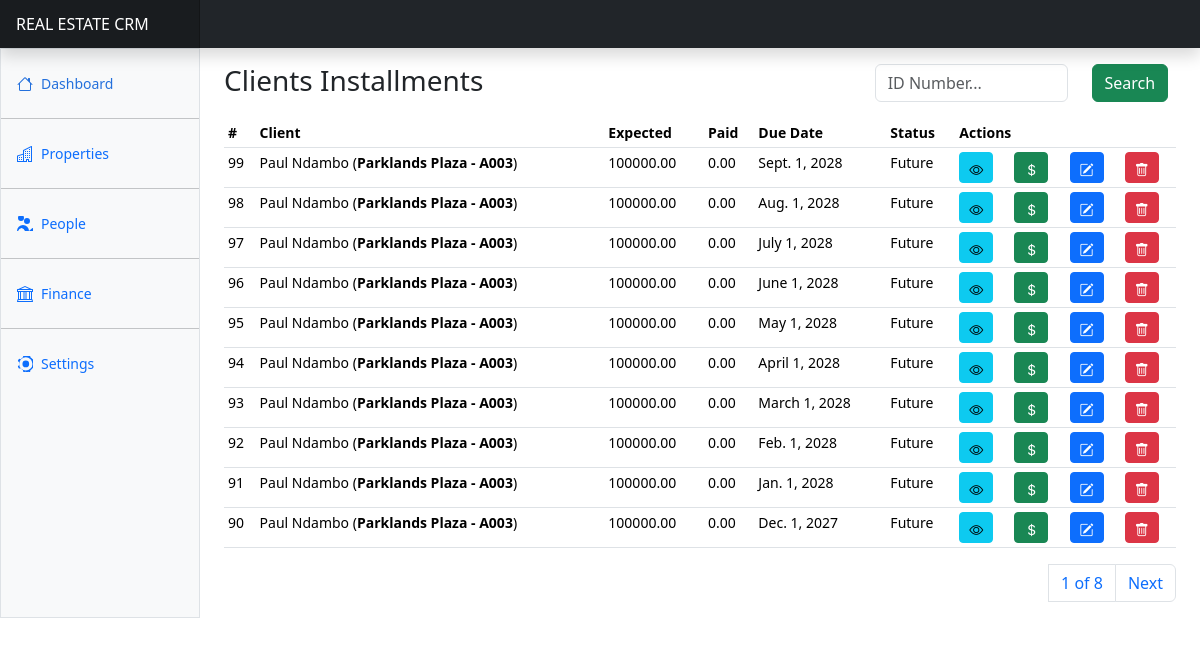
The app's page /finance/installments/ (signed in), older data.
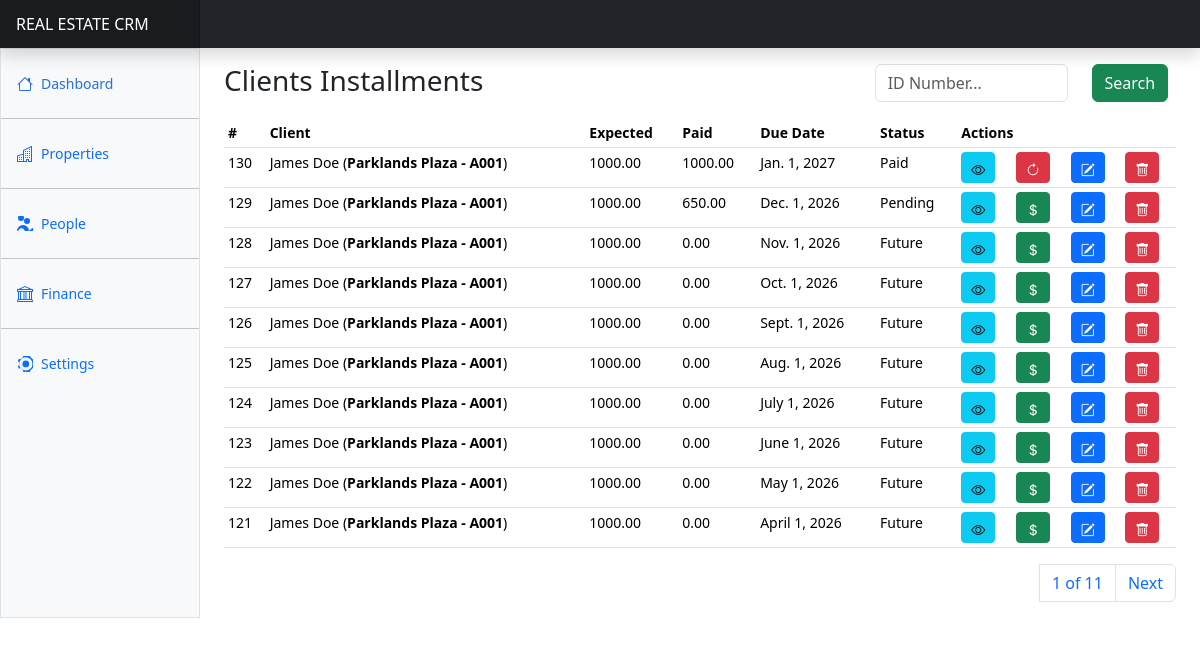
The same page, newer data.
### apps/finance/models.py (models this page shows, shortened)
class ClientInstallment(AbstractBaseModel):
    client = models.ForeignKey(
        "users.Client", on_delete=models.CASCADE, related_name="clienstallments"
    )
    payment_plan = models.ForeignKey(
        ClientPaymentPlan, on_delete=models.CASCADE, related_name="planinstallments"
    )
    amount_expected = models.DecimalField(max_digits=100, decimal_places=2)
    amount_paid = models.DecimalField(max_digits=100, decimal_places=2, default=0)
    date_expected = models.DateField(null=True)
    paid = models.BooleanField(default=False)
    status = models.CharField(
        max_length=255, choices=INSTALLMENT_STATUSES, default="Future"
    )
    @property
    def amount_to_pay(self):
        return self.amount_expected - self.amount_paid

class ClientPaymentPlan(AbstractBaseModel):
    client = models.ForeignKey("users.Client", on_delete=models.CASCADE, related_name="clientpaymentplans")
    unit = models.ForeignKey("properties.PropertyUnit", on_delete=models.SET_NULL, null=True)
    booking_fee = models.DecimalField(max_digits=100, decimal_places=2, default=0)
    deposit_fee = models.DecimalField(max_digits=100, decimal_places=2, default=0)
    period = models.IntegerField(default=1)
    installment_amount = models.DecimalField(max_digits=100, decimal_places=2, default=0)
    total_amount = models.DecimalField(max_digits=100, decimal_places=2, default=0)
    first_repayment_date = models.DateField(null=True)
    fully_paid = models.BooleanField(default=False)
    def __str__(self):
        return self.client.name

### apps/users/models.py (models this page shows)
class Client(AbstractBaseModel):
    name = models.CharField(max_length=255)
    email = models.EmailField(null=True)
    phone_number = models.CharField(max_length=255)
    id_number = models.CharField(max_length=255, null=True)
    kra_pin = models.CharField(max_length=255, null=True)
    gender = models.CharField(max_length=255)
    address = models.CharField(max_length=255, null=True)
    city = models.CharField(max_length=255, null=True)
    country = models.CharField(max_length=255, null=True)
    id_copy = models.FileField(upload_to="client_ids/", null=True)
    kra_certificate = models.FileField(upload_to="kra_cerificates/", null=True)
    photo = models.ImageField(upload_to="client_photos/", null=True)
    def __str__(self):
        return self.name

### apps/properties/models.py (models this page shows)
class PropertyUnit(AbstractBaseModel):
    unit_number = models.CharField(max_length=255)
    property = models.ForeignKey(
        Property, on_delete=models.CASCADE, related_name="propertyunits"
    )
    client = models.ForeignKey("users.Client", on_delete=models.SET_NULL, null=True)
    cost = models.DecimalField(max_digits=100, decimal_places=2, default=0)
    booking_fee = models.DecimalField(max_digits=100, decimal_places=2, default=0)
    deposit_fee = models.DecimalField(max_digits=100, decimal_places=2, default=0)
    unit_status = models.CharField(
        max_length=255, choices=UNIT_STATUSES, default="Available"
    )
    def __str__(self):
        return self.unit_number

class Property(AbstractBaseModel):
    name = models.CharField(max_length=255)
    property_type = models.CharField(max_length=255, choices=PROPERTY_TYPES)
    location = models.CharField(max_length=255)
    town = models.CharField(max_length=255, null=True)
    county = models.CharField(max_length=255, null=True)
    total_units = models.IntegerField(default=1)
    total_cost = models.DecimalField(max_digits=100, decimal_places=2)
    image = models.ImageField(upload_to="property_images/", null=True)
    title_deed = models.FileField(upload_to="property_title_deeds/", null=True)
    sold_out = models.BooleanField(default=False)
    booking_fee = models.DecimalField(max_digits=100, decimal_places=2, default=0)
    deposit_fee = models.DecimalField(max_digits=100, decimal_places=2, default=0)
    def __str__(self):
        return self.name

### apps/finance/installments/views.py (the view)
# urls.py: path("installments/", installments, name="installments"),
@login_required(login_url="/users/login")
def installments(request):
    installments = ClientInstallment.objects.all().order_by("-created")
    if request.method == "POST":
        id_number = request.POST.get("search_text")
        installments = ClientInstallment.objects.filter(
            Q(client__id_number__icontains=id_number)
        )
    paginator = Paginator(installments, 10)
    page_number = request.GET.get("page")
    page_obj = paginator.get_page(page_number)
    context = {
        "page_obj": page_obj,
        "installment_statuses": INSTALLMENT_STATUSES,
        "payment_methods": PAYMENT_METHODS,
        "payment_reasons": PAYMENT_REASONS,
    }
    return render(request, "finance/installments/installments.html", context)

### templates/finance/installments/installments.html (shortened to what this page needs)
{% extends "base.html" %}
{% block content %}
<div class="row">
    <div class="col-8">
        <h3>Clients Installments</h3>
    </div>
    <div class="col-4">
      <form method="POST">
        <div class="input-group mb-3">
          <div class="row">
            <div class="col-8">
              <input type="text" class="form-control" name="search_text" id="search_text" required placeholder="ID Number..." >
            </div>
            <div class="col-4">
              <button class="btn btn-success">Search</button>
            </div>
          </div>
        </div>
      </form>
    </div>
</div>
      <div class="table-responsive small">
        {% include "includes/installments_table.html" %}
        <div>
          <nav aria-label="Page navigation example">
            <ul class="pagination justify-content-end">
              <a class="page-link" href="#">{{ page_obj.number }} of {{ page_obj.paginator.num_pages }}</a>
              {% if page_obj.has_next %}
              <li class="page-item"><a class="page-link" href="?page={{ page_obj.next_page_number }}">Next</a></li>
              {% endif %}
            </ul>
          </nav>
        </div>
      </div>
{% endblock content %}

### templates/includes/installments_table.html (shortened to what this page needs)
<table class="table table-sm">
    <thead>
      <tr>
        <th scope="col">#</th>
        <th scope="col">Client</th>
        <th scope="col">Expected</th>
        <th scope="col">Paid</th>
        <th scope="col">Due Date</th>
        <th scope="col">Status</th>
        <th scope="col" colspan="4">Actions</th>
      </tr>
    </thead>
    <tbody>
      {% for installment in page_obj %}
      <tr>
        <td>{{installment.id}}</td>
        <td>{{installment.client}} (<b>{{installment.payment_plan.unit.property}} - {{installment.payment_plan.unit}}</b>)</td>
        <td>{{installment.amount_expected}}</td>
        <td>{{installment.amount_paid}}</td>
        <td>{{installment.date_expected}}</td>
        <td>{{installment.status}}</td>
        <td><a href="#" class="btn btn-info btn-sm" data-bs-toggle="modal" data-bs-target="#installmentDetailsModal{{ installment.id }}">
          <i class="bi bi-eye"></i>
        </a></td>
        <td>
          {% if installment.paid %}
          <a href="#" class="btn btn-danger btn-sm">
            <i class="bi bi-arrow-clockwise"></i>
          </a>
          {% else %}
            <a href="#" class="btn btn-success btn-sm" data-bs-toggle="modal" data-bs-target="#payInstallmentModal{{ installment.id }}">
              <i class="bi bi-currency-dollar"></i>
            </a>
          {% endif %}
        </td>
        <td><a class="btn btn-primary btn-sm" data-bs-toggle="modal" data-bs-target="#markInstallmentModal{{ installment.id }}">
          <i class="bi bi-pencil-square"></i>
        </a></td>
        <td><a class="btn btn-danger btn-sm" data-bs-toggle="modal" data-bs-target="#deleteInstallmentModal{{ installment.id }}">
          <i class="bi bi-trash"></i>
        </a></td>
      </tr>
      {% endfor %}
    </tbody>
  </table>

Row changes from the older to the newer data that the page shows:
no longer on this page (row unchanged): ClientInstallment: id "99", client "Paul Ndambo", payment_plan.unit.property "Parklands Plaza", payment_plan.unit "A003", amount_expected "100000.00", amount_paid "0.00", date_expected "Sept. 1, 2028", status "Future"
no longer on this page (row unchanged): ClientInstallment: id "98", client "Paul Ndambo", payment_plan.unit.property "Parklands Plaza", payment_plan.unit "A003", amount_expected "100000.00", amount_paid "0.00", date_expected "Aug. 1, 2028", status "Future"
no longer on this page (row unchanged): ClientInstallment: id "97", client "Paul Ndambo", payment_plan.unit.property "Parklands Plaza", payment_plan.unit "A003", amount_expected "100000.00", amount_paid "0.00", date_expected "July 1, 2028", status "Future"
no longer on this page (row unchanged): ClientInstallment: id "96", client "Paul Ndambo", payment_plan.unit.property "Parklands Plaza", payment_plan.unit "A003", amount_expected "100000.00", amount_paid "0.00", date_expected "June 1, 2028", status "Future"
no longer on this page (row unchanged): ClientInstallment: id "95", client "Paul Ndambo", payment_plan.unit.property "Parklands Plaza", payment_plan.unit "A003", amount_expected "100000.00", amount_paid "0.00", date_expected "May 1, 2028", status "Future"
no longer on this page (row unchanged): ClientInstallment: id "94", client "Paul Ndambo", payment_plan.unit.property "Parklands Plaza", payment_plan.unit "A003", amount_expected "100000.00", amount_paid "0.00", date_expected "April 1, 2028", status "Future"
no longer on this page (row unchanged): ClientInstallment: id "93", client "Paul Ndambo", payment_plan.unit.property "Parklands Plaza", payment_plan.unit "A003", amount_expected "100000.00", amount_paid "0.00", date_expected "March 1, 2028", status "Future"
no longer on this page (row unchanged): ClientInstallment: id "92", client "Paul Ndambo", payment_plan.unit.property "Parklands Plaza", payment_plan.unit "A003", amount_expected "100000.00", amount_paid "0.00", date_expected "Feb. 1, 2028", status "Future"
no longer on this page (row unchanged): ClientInstallment: id "91", client "Paul Ndambo", payment_plan.unit.property "Parklands Plaza", payment_plan.unit "A003", amount_expected "100000.00", amount_paid "0.00", date_expected "Jan. 1, 2028", status "Future"
no longer on this page (row unchanged): ClientInstallment: id "90", client "Paul Ndambo", payment_plan.unit.property "Parklands Plaza", payment_plan.unit "A003", amount_expected "100000.00", amount_paid "0.00", date_expected "Dec. 1, 2027", status "Future"
added ClientInstallment: id "130", client "James Doe", payment_plan.unit.property "Parklands Plaza", payment_plan.unit "A001", amount_expected "1000.00", amount_paid "1000.00", date_expected "Jan. 1, 2027", status "Paid", paid True (drawn)
added ClientInstallment: id "129", client "James Doe", payment_plan.unit.property "Parklands Plaza", payment_plan.unit "A001", amount_expected "1000.00", amount_paid "650.00", date_expected "Dec. 1, 2026", status "Pending"
added ClientInstallment: id "128", client "James Doe", payment_plan.unit.property "Parklands Plaza", payment_plan.unit "A001", amount_expected "1000.00", amount_paid "0.00", date_expected "Nov. 1, 2026", status "Future"
added ClientInstallment: id "127", client "James Doe", payment_plan.unit.property "Parklands Plaza", payment_plan.unit "A001", amount_expected "1000.00", amount_paid "0.00", date_expected "Oct. 1, 2026", status "Future"
added ClientInstallment: id "126", client "James Doe", payment_plan.unit.property "Parklands Plaza", payment_plan.unit "A001", amount_expected "1000.00", amount_paid "0.00", date_expected "Sept. 1, 2026", status "Future"
added ClientInstallment: id "125", client "James Doe", payment_plan.unit.property "Parklands Plaza", payment_plan.unit "A001", amount_expected "1000.00", amount_paid "0.00", date_expected "Aug. 1, 2026", status "Future"
added ClientInstallment: id "124", client "James Doe", payment_plan.unit.property "Parklands Plaza", payment_plan.unit "A001", amount_expected "1000.00", amount_paid "0.00", date_expected "July 1, 2026", status "Future"
added ClientInstallment: id "123", client "James Doe", payment_plan.unit.property "Parklands Plaza", payment_plan.unit "A001", amount_expected "1000.00", amount_paid "0.00", date_expected "June 1, 2026", status "Future"
added ClientInstallment: id "122", client "James Doe", payment_plan.unit.property "Parklands Plaza", payment_plan.unit "A001", amount_expected "1000.00", amount_paid "0.00", date_expected "May 1, 2026", status "Future"
added ClientInstallment: id "121", client "James Doe", payment_plan.unit.property "Parklands Plaza", payment_plan.unit "A001", amount_expected "1000.00", amount_paid "0.00", date_expected "April 1, 2026", status "Future"
Text that changed along with them:
{{ page_obj.paginator.num_pages }}: "8" → "11"
